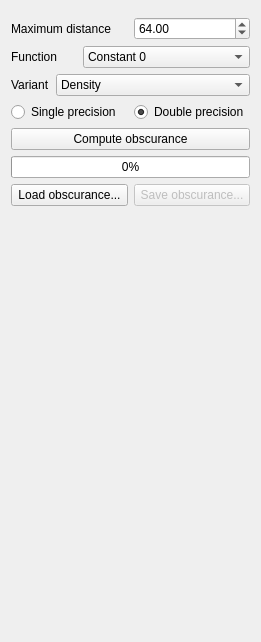
     <widget class="QWidget" name="m_obscuranceTab">
      <attribute name="title">
       <string>Obscurance</string>
      </attribute>
      <layout class="QVBoxLayout" name="verticalLayout_7">
       <item>
        <widget class="udg::QViewpointDistributionWidget" name="m_obscuranceViewpointDistributionWidget" native="true"/>
       </item>
       <item>
        <layout class="QHBoxLayout" name="horizontalLayout_22">
         <item>
          <widget class="QLabel" name="m_obscuranceMaximumDistanceLabel">
           <property name="text">
            <string>Maximum distance</string>
           </property>
          </widget>
         </item>
         <item>
          <widget class="QDoubleSpinBox" name="m_obscuranceMaximumDistanceDoubleSpinBox">
           <property name="maximum">
            <double>512.000000000000000</double>
           </property>
           <property name="value">
            <double>64.000000000000000</double>
           </property>
          </widget>
         </item>
        </layout>
       </item>
       <item>
        <layout class="QHBoxLayout" name="horizontalLayout_23">
         <item>
          <widget class="QLabel" name="m_obscuranceFunctionLabel">
           <property name="text">
            <string>Function</string>
           </property>
          </widget>
         </item>
         <item>
          <widget class="QComboBox" name="m_obscuranceFunctionComboBox">
           <item>
            <property name="text">
             <string>Constant 0</string>
            </property>
           </item>
           <item>
            <property name="text">
             <string>Distance</string>
            </property>
           </item>
           <item>
            <property name="text">
             <string>Square root</string>
            </property>
           </item>
           <item>
            <property name="text">
             <string>Exponential</string>
            </property>
           </item>
           <item>
            <property name="text">
             <string>Exponential (normalized)</string>
            </property>
           </item>
           <item>
            <property name="text">
             <string>Cube root</string>
            </property>
           </item>
          </widget>
         </item>
        </layout>
       </item>
       <item>
        <layout class="QHBoxLayout" name="horizontalLayout_24">
         <item>
          <widget class="QLabel" name="m_obscuranceVariantLabel">
           <property name="text">
            <string>Variant</string>
           </property>
          </widget>
         </item>
         <item>
          <widget class="QComboBox" name="m_obscuranceVariantComboBox">
           <item>
            <property name="text">
             <string>Density</string>
            </property>
           </item>
           <item>
            <property name="text">
             <string>Density smooth</string>
            </property>
           </item>
           <item>
            <property name="text">
             <string>Opacity</string>
            </property>
           </item>
           <item>
            <property name="text">
             <string>Opacity smooth</string>
            </property>
           </item>
           <item>
            <property name="text">
             <string>Opacity saliency</string>
            </property>
           </item>
           <item>
            <property name="text">
             <string>Opacity smooth saliency</string>
            </property>
           </item>
           <item>
            <property name="text">
             <string>Opacity color bleeding</string>
            </property>
           </item>
           <item>
            <property name="text">
             <string>Opacity smooth color bleeding</string>
            </property>
           </item>
          </widget>
         </item>
        </layout>
       </item>
       <item>
        <widget class="QWidget" name="m_obscurancePrecisionWidget" native="true">
         <layout class="QHBoxLayout" name="horizontalLayout_25">
          <property name="margin">
           <number>0</number>
          </property>
          <item>
           <widget class="QRadioButton" name="m_obscuranceSinglePrecisionRadioButton">
            <property name="text">
             <string>Single precision</string>
            </property>
           </widget>
          </item>
          <item>
           <widget class="QRadioButton" name="m_obscuranceDoublePrecisionRadioButton">
            <property name="text">
             <string>Double precision</string>
            </property>
            <property name="checked">
             <bool>true</bool>
            </property>
           </widget>
          </item>
         </layout>
        </widget>
       </item>
       <item>
        <widget class="QPushButton" name="m_obscurancePushButton">
         <property name="text">
          <string>Compute obscurance</string>
         </property>
        </widget>
       </item>
       <item>
        <widget class="QProgressBar" name="m_obscuranceProgressBar">
         <property name="value">
          <number>0</number>
         </property>
         <property name="orientation">
          <enum>Qt::Horizontal</enum>
         </property>
        </widget>
       </item>
       <item>
        <layout class="QHBoxLayout" name="horizontalLayout_26">
         <item>
          <widget class="QPushButton" name="m_obscuranceLoadPushButton">
           <property name="text">
            <string>Load obscurance...</string>
           </property>
          </widget>
         </item>
         <item>
          <widget class="QPushButton" name="m_obscuranceSavePushButton">
           <property name="enabled">
            <bool>false</bool>
           </property>
           <property name="text">
            <string>Save obscurance...</string>
           </property>
          </widget>
         </item>
        </layout>
       </item>
       <item>
        <spacer name="verticalSpacer_3">
         <property name="orientation">
          <enum>Qt::Vertical</enum>
         </property>
         <property name="sizeHint" stdset="0">
          <size>
           <width>20</width>
           <height>425</height>
          </size>
         </property>
        </spacer>
       </item>
      </layout>
     </widget>
